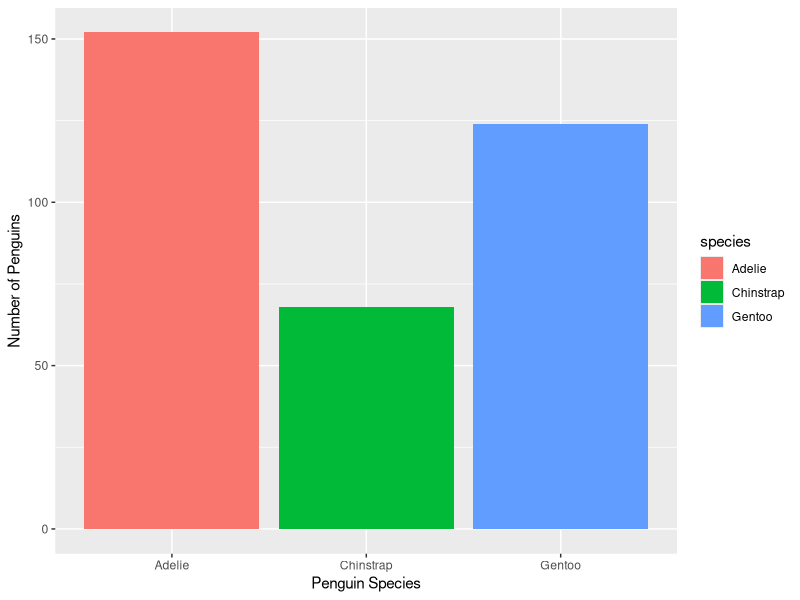
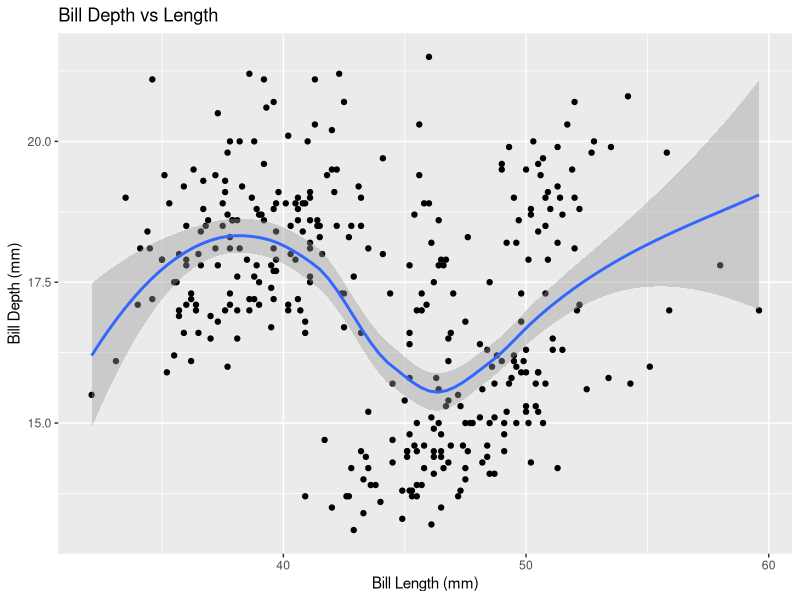
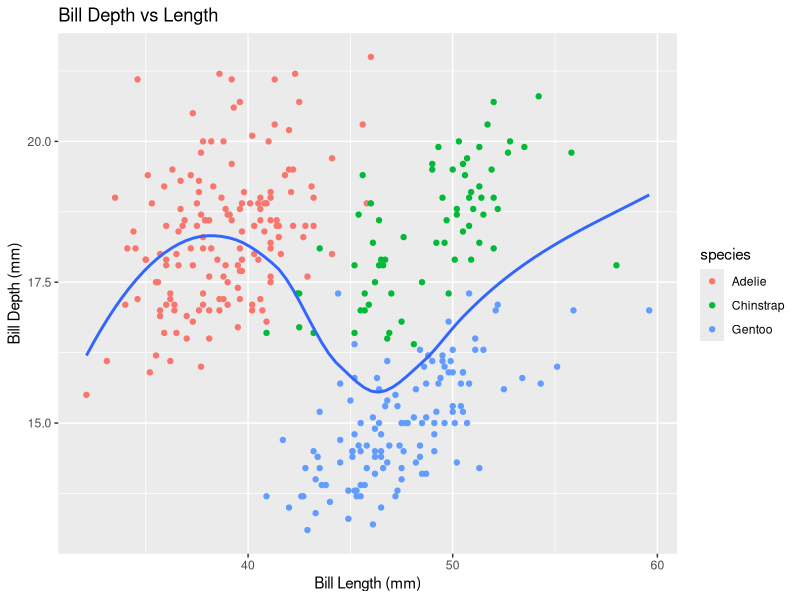
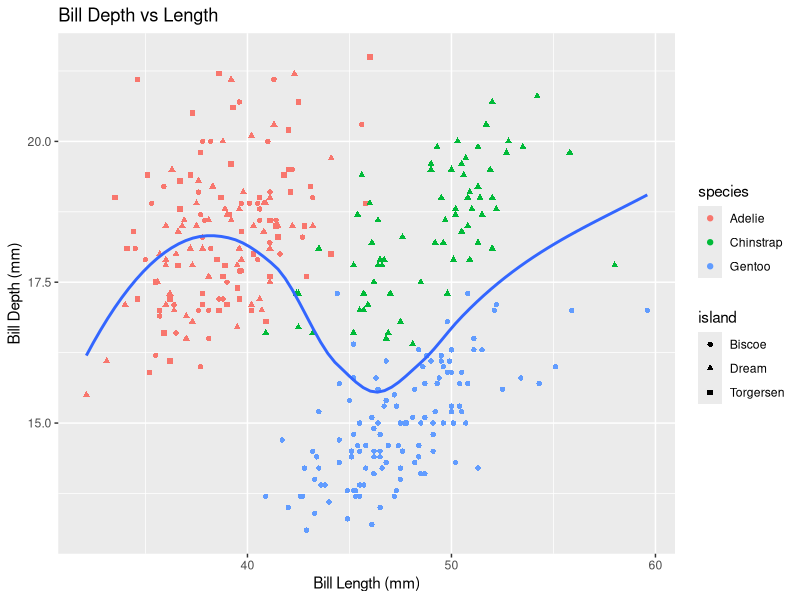

Write the R code that produced these figures, in order.
## ---- chunk 1
#| label: setup
#| include: false

#install.packages("palmerpenguins")
library(tidyverse)
library(palmerpenguins)
## ---- chunk 2
#| label: load-data

data(penguins)
head(penguins)
## ---- chunk 3
#| label: barchart

ggplot(data = penguins) +
  geom_bar(mapping = aes(x = species, fill = species))+
  labs(x="Penguin Species",
       y="Number of Penguins")


## ---- chunk 4
#| label: scatterplot

ggplot(data = penguins) +
  geom_point(mapping = aes(x = bill_length_mm, y = bill_depth_mm)) + 
  geom_smooth(mapping = aes(x = bill_length_mm, y = bill_depth_mm)) +
  labs(x="Bill Length (mm)",
       y="Bill Depth (mm)",
       title="Bill Depth vs Length")


## ---- chunk 5
#| label: scatterplot-with-one-categorical-variable\

ggplot(data = penguins) +
  geom_point(mapping = aes(x = bill_length_mm, y = bill_depth_mm, color=species)) + 
  geom_smooth(mapping = aes(x = bill_length_mm, y = bill_depth_mm),
              se=F) +
  labs(x="Bill Length (mm)",
       y="Bill Depth (mm)",
       title="Bill Depth vs Length")

## ---- chunk 6
#| label: scatterplot-with-two-categorical-variables

ggplot(data = penguins) +
  geom_point(mapping = aes(x = bill_length_mm, y = bill_depth_mm, color=species, shape=island)) + 
  geom_smooth(mapping = aes(x = bill_length_mm, y = bill_depth_mm),
              se=F) +
  labs(x="Bill Length (mm)",
       y="Bill Depth (mm)",
       title="Bill Depth vs Length")
